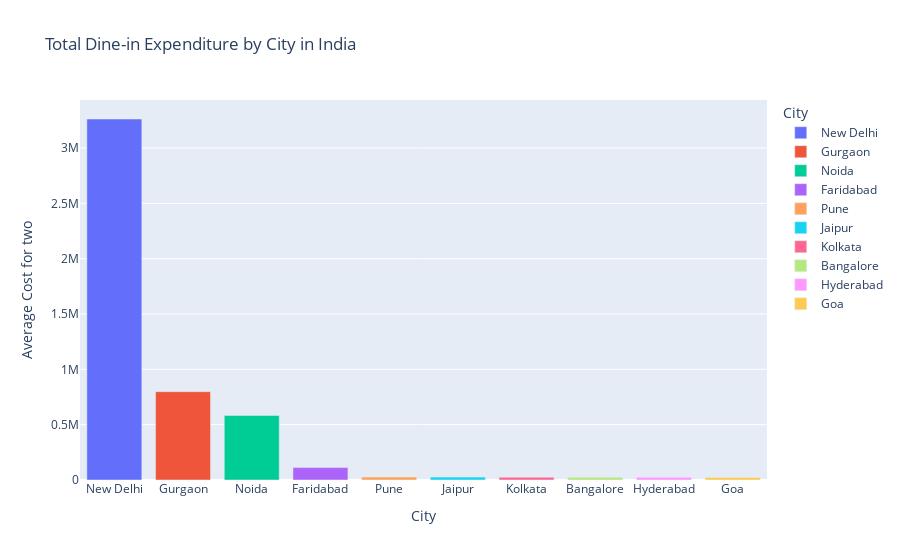

Notebook code for this chart:
### Code cell
#9 Total Dine-in Expenditure by City in India

# Assuming your dataframe is named 'df'
# Replace 'df' with your actual dataframe name if different

# Filter the data for India
df_india = zomato_data[zomato_data['Country'] == 'India']

# Group by city and calculate total expenditure on dine-in
city_dine_in_expenditure = df_india.groupby('City')['Average Cost for two'].sum().reset_index()
city_dine_in_expenditure = city_dine_in_expenditure.sort_values(by='Average Cost for two', ascending=False)


top_10 =city_dine_in_expenditure.head(10)

# Plot the bar chart

fig = px.bar(top_10, x='City', y='Average Cost for two', title='Total Dine-in Expenditure by City in India',color = 'City')
fig.show()

### Figure 1 — Plotly figure (JSON) as saved in the notebook; plotly's stock layout.template omitted (floating-point values rounded to 4 significant figures)
{"data": [{"alignmentgroup": "True", "hovertemplate": "City=%{x}<br>Average Cost for two=%{y}<extra></extra>", "legendgroup": "New Delhi", "marker": {"color": "#636efa", "pattern": {"shape": ""}}, "name": "New Delhi", "offsetgroup": "New Delhi", "orientation": "v", "showlegend": true, "textposition": "auto", "type": "bar", "x": ["New Delhi"], "xaxis": "x", "y": [3262390], "yaxis": "y"}, {"alignmentgroup": "True", "hovertemplate": "City=%{x}<br>Average Cost for two=%{y}<extra></extra>", "legendgroup": "Gurgaon", "marker": {"color": "#EF553B", "pattern": {"shape": ""}}, "name": "Gurgaon", "offsetgroup": "Gurgaon", "orientation": "v", "showlegend": true, "textposition": "auto", "type": "bar", "x": ["Gurgaon"], "xaxis": "x", "y": [798270], "yaxis": "y"}, {"alignmentgroup": "True", "hovertemplate": "City=%{x}<br>Average Cost for two=%{y}<extra></extra>", "legendgroup": "Noida", "marker": {"color": "#00cc96", "pattern": {"shape": ""}}, "name": "Noida", "offsetgroup": "Noida", "orientation": "v", "showlegend": true, "textposition": "auto", "type": "bar", "x": ["Noida"], "xaxis": "x", "y": [582650], "yaxis": "y"}, {"alignmentgroup": "True", "hovertemplate": "City=%{x}<br>Average Cost for two=%{y}<extra></extra>", "legendgroup": "Faridabad", "marker": {"color": "#ab63fa", "pattern": {"shape": ""}}, "name": "Faridabad", "offsetgroup": "Faridabad", "orientation": "v", "showlegend": true, "textposition": "auto", "type": "bar", "x": ["Faridabad"], "xaxis": "x", "y": [112350], "yaxis": "y"}, {"alignmentgroup": "True", "hovertemplate": "City=%{x}<br>Average Cost for two=%{y}<extra></extra>", "legendgroup": "Pune", "marker": {"color": "#FFA15A", "pattern": {"shape": ""}}, "name": "Pune", "offsetgroup": "Pune", "orientation": "v", "showlegend": true, "textposition": "auto", "type": "bar", "x": ["Pune"], "xaxis": "x", "y": [26750], "yaxis": "y"}, {"alignmentgroup": "True", "hovertemplate": "City=%{x}<br>Average Cost for two=%{y}<extra></extra>", "legendgroup": "Jaipur", "marker": {"color": "#19d3f3", "pattern": {"shape": ""}}, "name": "Jaipur", "offsetgroup": "Jaipur", "orientation": "v", "showlegend": true, "textposition": "auto", "type": "bar", "x": ["Jaipur"], "xaxis": "x", "y": [26200], "yaxis": "y"}, {"alignmentgroup": "True", "hovertemplate": "City=%{x}<br>Average Cost for two=%{y}<extra></extra>", "legendgroup": "Kolkata", "marker": {"color": "#FF6692", "pattern": {"shape": ""}}, "name": "Kolkata", "offsetgroup": "Kolkata", "orientation": "v", "showlegend": true, "textposition": "auto", "type": "bar", "x": ["Kolkata"], "xaxis": "x", "y": [25450], "yaxis": "y"}, {"alignmentgroup": "True", "hovertemplate": "City=%{x}<br>Average Cost for two=%{y}<extra></extra>", "legendgroup": "Bangalore", "marker": {"color": "#B6E880", "pattern": {"shape": ""}}, "name": "Bangalore", "offsetgroup": "Bangalore", "orientation": "v", "showlegend": true, "textposition": "auto", "type": "bar", "x": ["Bangalore"], "xaxis": "x", "y": [24650], "yaxis": "y"}, {"alignmentgroup": "True", "hovertemplate": "City=%{x}<br>Average Cost for two=%{y}<extra></extra>", "legendgroup": "Hyderabad", "marker": {"color": "#FF97FF", "pattern": {"shape": ""}}, "name": "Hyderabad", "offsetgroup": "Hyderabad", "orientation": "v", "showlegend": true, "textposition": "auto", "type": "bar", "x": ["Hyderabad"], "xaxis": "x", "y": [24500], "yaxis": "y"}, {"alignmentgroup": "True", "hovertemplate": "City=%{x}<br>Average Cost for two=%{y}<extra></extra>", "legendgroup": "Goa", "marker": {"color": "#FECB52", "pattern": {"shape": ""}}, "name": "Goa", "offsetgroup": "Goa", "orientation": "v", "showlegend": true, "textposition": "auto", "type": "bar", "x": ["Goa"], "xaxis": "x", "y": [23500], "yaxis": "y"}], "layout": {"barmode": "relative", "legend": {"title": {"text": "City"}, "tracegroupgap": 0}, "title": {"text": "Total Dine-in Expenditure by City in India"}, "xaxis": {"anchor": "y", "categoryarray": ["New Delhi", "Gurgaon", "Noida", "Faridabad", "Pune", "Jaipur", "Kolkata", "Bangalore", "Hyderabad", "Goa"], "categoryorder": "array", "domain": [0, 1], "title": {"text": "City"}}, "yaxis": {"anchor": "x", "domain": [0, 1], "title": {"text": "Average Cost for two"}}}}
